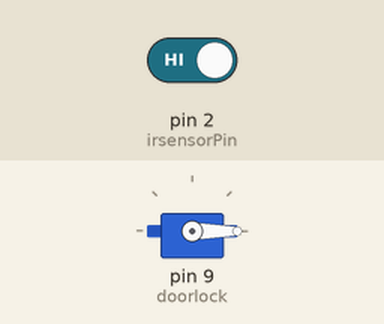
The sketch below on a simulated Arduino Uno, built with avr-gcc and run on an emulated ATmega328P. Parts: servo. Inputs (shaded band) come from the test bench; at power-on: pin 2 (irsensorPin) HIGH. Not simulated (calls return 0 or success): arduino_secrets.h.

Above: at 1.2 s.
1.3 s: pin 2 (irsensorPin) driven LOW
At 2.0 s:
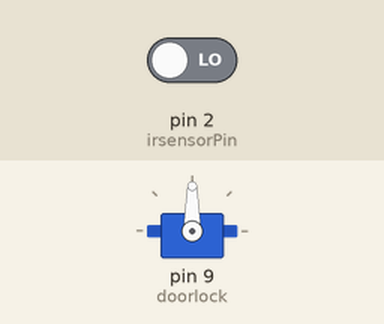
2.8 s: pin 2 (irsensorPin) driven HIGH
At 5.5 s:
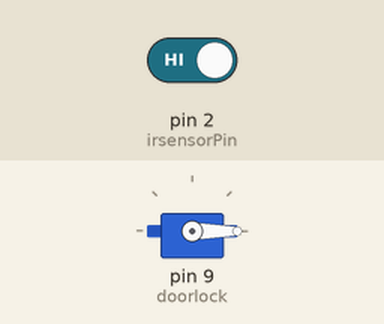
Timing chart, 0 to 7.0 s (numbered marks = the images above; inputs shaded):
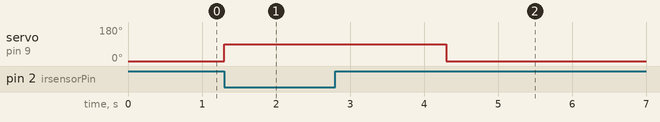

The sketch:

doorlock.ino
```cpp
#include "arduino_secrets.h"


#include <Servo.h>

Servo doorlock;

const int irsensorPin = 2;
const int unlockAngle = 90;
const int lockAngle = 0;

void setup() {
  pinMode(irsensorPin, INPUT);
  doorlock.attach(9);
  doorlock.write(lockAngle);  // Start locked
}

void loop() {
  int sensorvalue = digitalRead(irsensorPin);

  if (sensorvalue == LOW) {  // IR detects object
    doorlock.write(unlockAngle);
    delay(3000);              // Stay unlocked for 3 seconds
    doorlock.write(lockAngle);
  }

  delay(100); // prevent bouncing
}
```

Measured:
- after the input at 1.3 s, servo on pin 9 (doorlock): 0° → 90° at once
- after the input at 2.8 s, servo on pin 9 (doorlock): goes on until 4.3 s, then stays 0°
